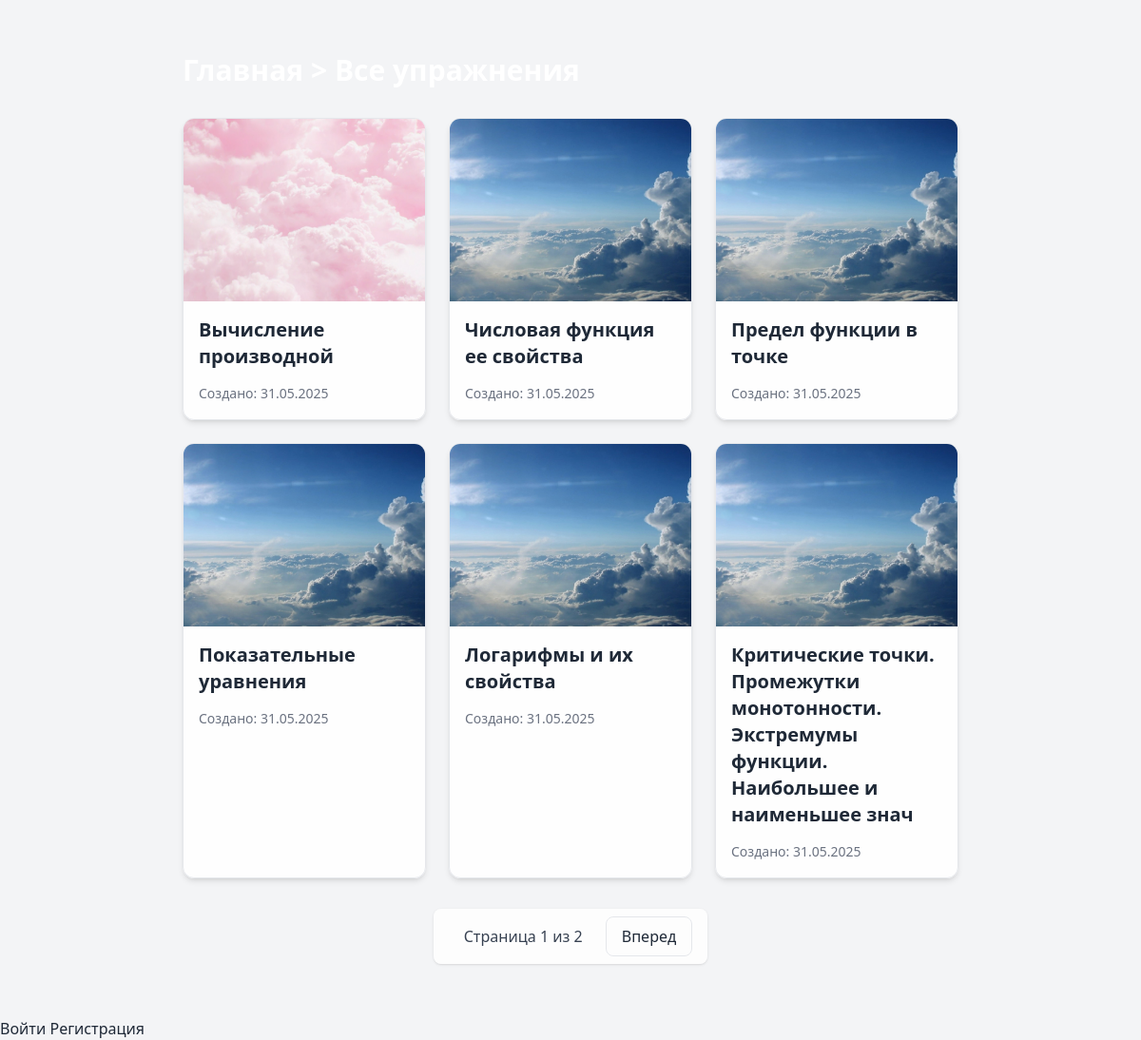
The page /exercise/ on the database its author committed.
### core/models.py (models this page shows, shortened)
class Exercise(models.Model):
    title = models.CharField(max_length=255, verbose_name="Название упражнения")
    image = models.ImageField(
        upload_to=image_upload_path,
        verbose_name="Изображение",
        null=True,
        blank=True
    )
    pdf_file = models.FileField(
        upload_to=pdf_upload_path,
        max_length=500,
        verbose_name="PDF-документ"
    )
    created_at = models.DateTimeField(auto_now_add=True, verbose_name="Дата создания")
    updated_at = models.DateTimeField(auto_now=True, verbose_name="Дата обновления")
    class Meta:
        verbose_name = "Упражнение"
        verbose_name_plural = "Упражнения"
        ordering = ['-created_at']

### core/views.py (the view)
# urls.py: path('exercise/', exercise_list, name='exercise'),
def exercise_list(request):
    exercises = Exercise.objects.all().order_by('-created_at')
    paginator = Paginator(exercises, 6)
    page_number = request.GET.get('page')
    page_obj = paginator.get_page(page_number)
    return render(request, 'exercises/list.html', {
        'exercises': page_obj.object_list,
        'page_obj': page_obj,
        'is_paginated': page_obj.has_other_pages(),
    })

### core/templates/exercises/list.html (shortened to what this page needs)
{% extends 'base.html' %}
{% block content %}
<div class="container mx-auto px-4 py-8 animate-fade-in-up opacity-0">
    <div class="flex justify-between items-center mb-8">
        <h1 class="text-3xl font-bold text-white">
            <a href="{% url 'home' %}" class="hover:text-gray-300 transition-colors duration-300">Главная</a> &gt; Все упражнения
        </h1>
    </div>
    <div class="grid grid-cols-1 sm:grid-cols-2 lg:grid-cols-3 gap-6">
        {% for exercise in exercises %}
        <div class="exercise-card bg-white bg-opacity-90 rounded-xl shadow-md overflow-hidden hover:shadow-lg transition-all duration-300 border border-gray-200">
            <a href="{% url 'exercise_detail' exercise.pk %}">
                <div class="w-full h-48 overflow-hidden">
                    {% if exercise.image %}
                    <img src="{{ exercise.image.url }}" alt="{{ exercise.title }}" class="w-full h-full object-cover">
                    {% else %}
                    <div class="bg-gray-200 border-2 border-dashed rounded-xl w-full h-full flex items-center justify-center text-gray-400">
                        Нет изображения
                    </div>
                    {% endif %}
                </div>
                <div class="p-4">
                    <h2 class="text-xl font-semibold text-gray-800">{{ exercise.title }}</h2>
                    <div class="mt-3">
                        <span class="text-sm text-gray-500">Создано: {{ exercise.created_at|date:"d.m.Y" }}</span>
                    </div>
                </div>
            </a>
        </div>
        {% endfor %}
    </div>
    {% if is_paginated %}
    <div class="mt-8 flex justify-center">
        <nav class="flex items-center gap-2 bg-white bg-opacity-80 px-4 py-2 rounded-lg shadow">
            <span class="px-4 py-2 text-gray-700">
                Страница {{ page_obj.number }} из {{ page_obj.paginator.num_pages }}
            </span>
            {% if page_obj.has_next %}
            <a href="?page={{ page_obj.next_page_number }}" class="px-4 py-2 border rounded-lg hover:bg-gray-100">
                Вперед
            </a>
            {% endif %}
        </nav>
    </div>
    {% endif %}
</div>
{% endblock %}

### core/static/css/style.css (style rules this page uses)
.container { display: flex; flex-direction: column; align-self: center; justify-content: center; }

### core/templates/exercises/list.html (style rules this page uses)
body { background-image: url('https://images.wallpaperscraft.ru/image/single/lodka_gory_ozero_135258_3840x2160.jpg'); background-size: cover; background-position: center; background-attachment: fixed; }
.animate-fade-in-up { animation: fade-in-up 0.8s ease-out forwards; }

### rows shown on the page
Exercise: image (picture), title "Вычисление производной", created_at "31.05.2025"
Exercise: image (picture), title "Числовая функция ее свойства", created_at "31.05.2025"
Exercise: image (picture), title "Предел функции в точке", created_at "31.05.2025"
Exercise: image (picture), title "Показательные уравнения", created_at "31.05.2025"
Exercise: image (picture), title "Логарифмы и их свойства", created_at "31.05.2025"
Exercise: image (picture), title "Критические точки. Промежутки монотонности. Экстремумы функции. Наибольшее и наименьшее знач", created_at "31.05.2025"

### other values the page prints
{{ page_obj.number }} "1"
{{ page_obj.paginator.num_pages }} "2"
